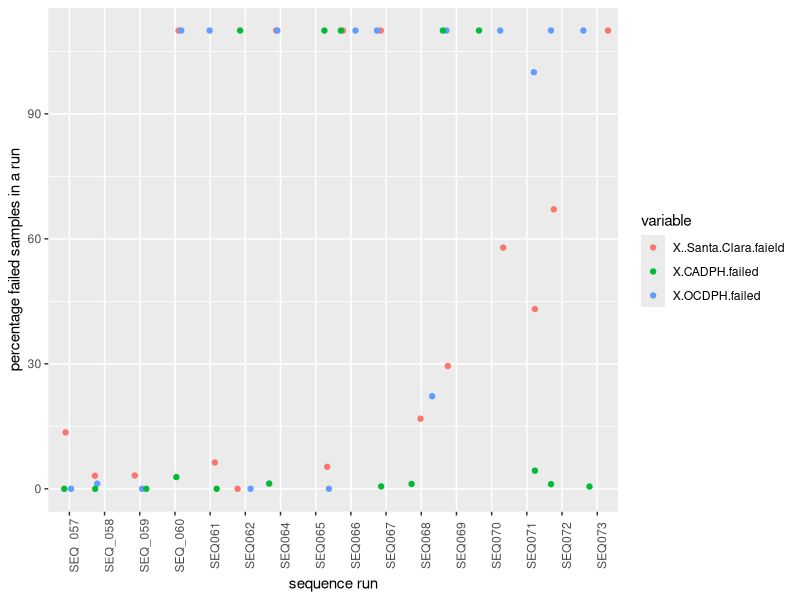

This figure's R source:
## ---- chunk 1
percentage_failed <- read.csv("Santa_Clara_Percentage_Failed.csv")
View(percentage_failed)

library(reshape2)
library(tidyverse)
library(tidyr)
## ---- chunk 2
percentage_failed_gather <- gather(percentage_failed, key=variable, value=value, X..Santa.Clara.faield,X.OCDPH.failed,X.CADPH.failed)
View(percentage_failed_gather)
percentage_failed_gather[is.na(percentage_failed_gather)] = 110
percentage_failed_gather %>%  
  ggplot(aes(x= Sequence, y = value, color = variable)) +
  geom_jitter()+
  ylab("percentage failed samples in a run") +
  xlab("sequence run")+
  theme(axis.text.x = element_text(angle = 90))
